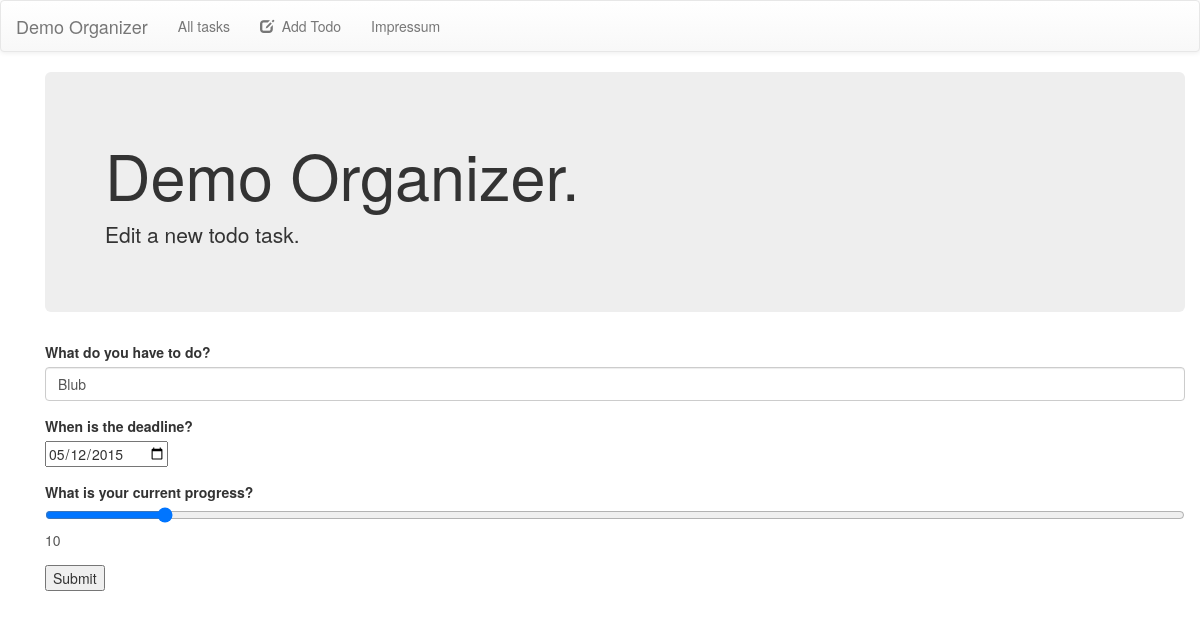
The app's page /edit/3, older data.
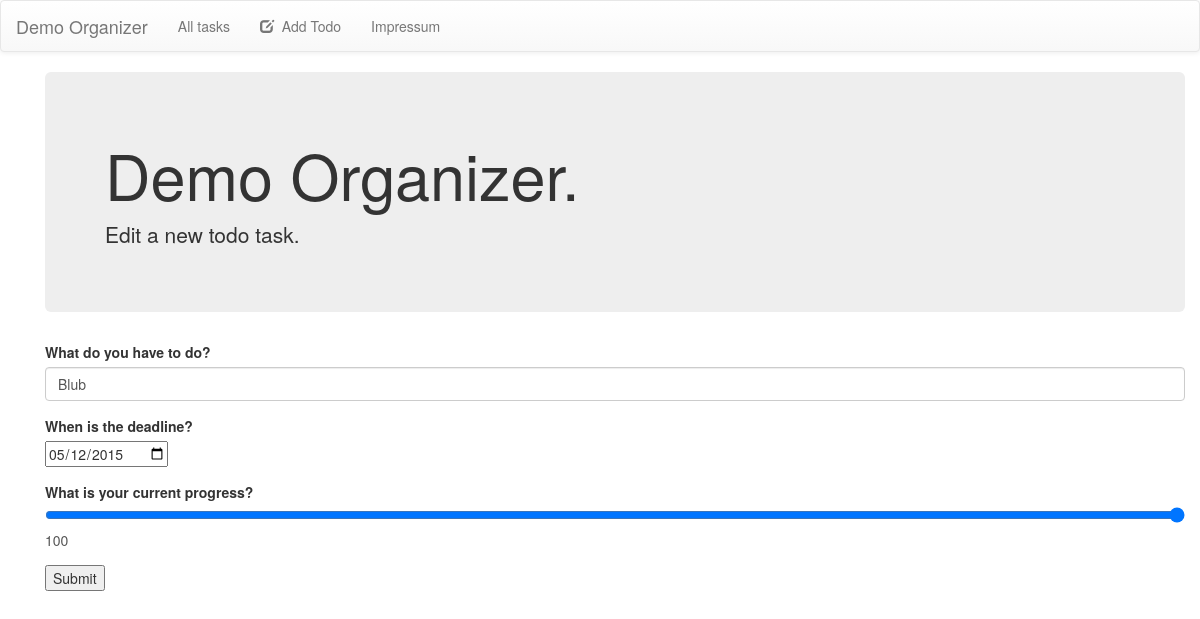
The same page, newer data.
### todolist/models.py (models this page shows, shortened)
class Todo(models.Model):
    title = models.CharField(max_length=160)
    deadline = models.DateField('Deadline')
    progress = models.DecimalField(max_digits=3, decimal_places=0)
    def deadlineAsString(self):              # __unicode__ on Python 2
        return str(self.deadline)

### todolist/views.py (the view)
# urls.py: url(r'^edit/(?P<pk>\d+)$', views.UpdateView.as_view(), name='todo_edit'),
class UpdateView(UpdateView):
    template_name = 'edit.html'
    model = Todo
    fields = ['title','deadline','progress']
    success_url = '/'

### todolist/templates/edit.html (shortened to what this page needs)
{% extends "base_page.html" %}
{% block content %}
        <div class="container">
           <div class="jumbotron">
            <h1>Demo Organizer.</h1>
            <p>Edit a new todo task.</p>
          </div>
        </div>
        <div class="container">
          <form role="form" method="post" class="form">
            <div class="form-group">
              <label for="todo">What do you have to do?</label>
              <input type="text" class="form-control" id="todo" name="title" maxlength="160" value="{{ object.title }}">
            </div>
            <div class="form-group">
              <label for="deadline">When is the deadline?</label></br>
              <input type="date" name="deadline" id="deadline" value="{{ object.deadlineAsString }}">
            </div>
            <div class="form-group">
              <label for="progressbar">What is your current progress?</label>
              <input oninput="progressOutput.value=parseInt(progressbar.value)" type="range" id="progressbar" value="{{ object.progress }}" name="progress"><output name="progressOutput" for="progressbar">{{ object.progress }}</output>
              </div>
              <input type="submit" value="Submit" />
          </form>
    {% endblock %}

Row changes from the older to the newer data that the page shows:
changed Todo "Blub": progress "10" → "100"
